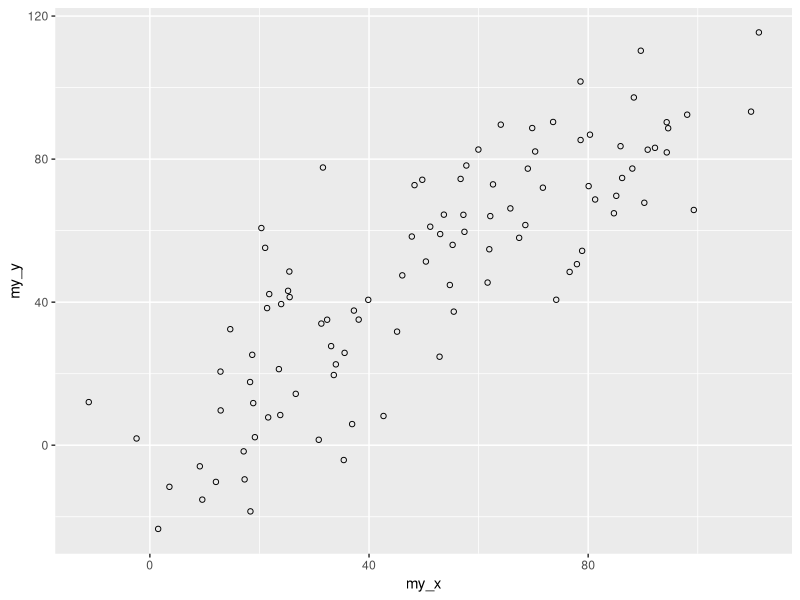
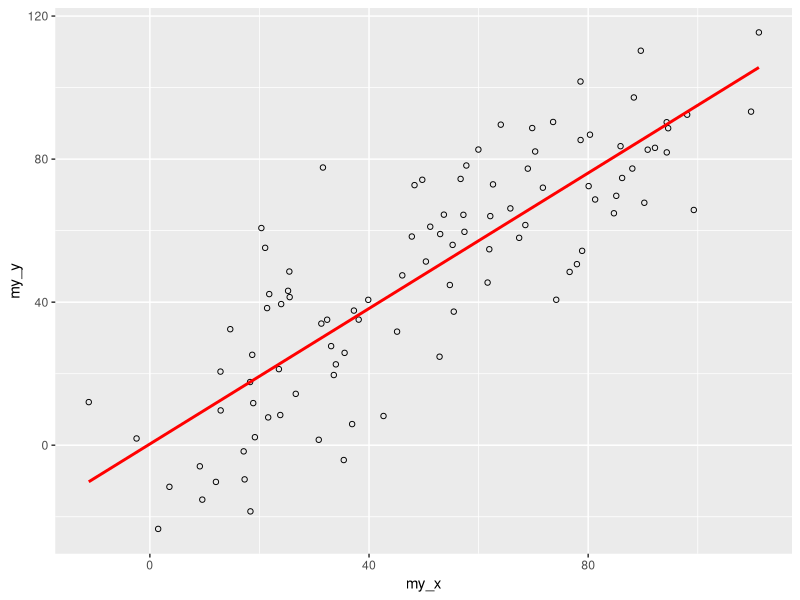
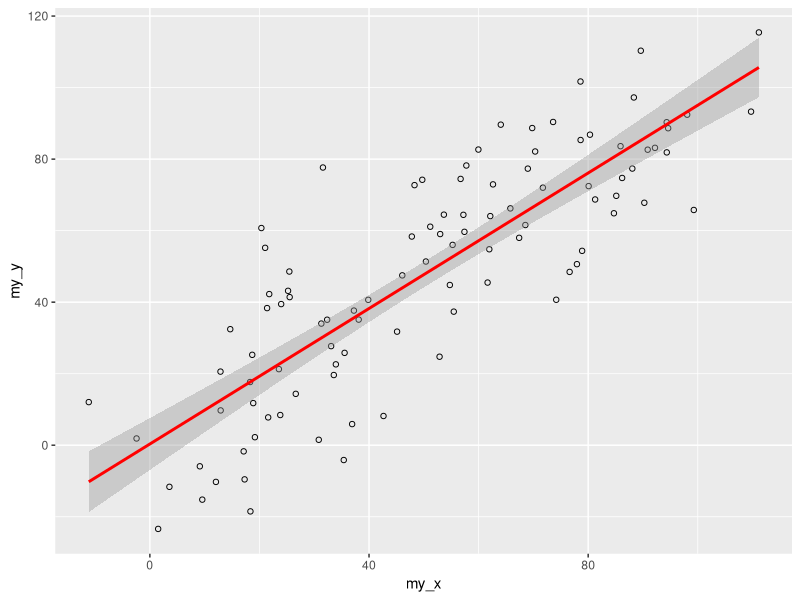

Write R code to recreate these figures, in order.
## ---- chunk 1
# Data
library(ggplot2)
data=data.frame(cond = rep(c("condition_1", "condition_2"), each=10), my_x = 1:100 + rnorm(100,sd=9), my_y = 1:100 + rnorm(100,sd=16) )
# Basic scatter plot. Shape=1 is to have circles
ggplot(data, aes(x=my_x, y=my_y)) + geom_point(shape=1)
# Add a linear trend :
ggplot(data, aes(x=my_x, y=my_y)) +    geom_point(shape=1) +  geom_smooth(method=lm , color="red", se=FALSE)  # Add linear regression line 
# Add a linear trend :
ggplot(data, aes(x=my_x, y=my_y)) +    geom_point(shape=1) +  geom_smooth(method=lm , color="red", se=TRUE)  # Add linear regression line 
